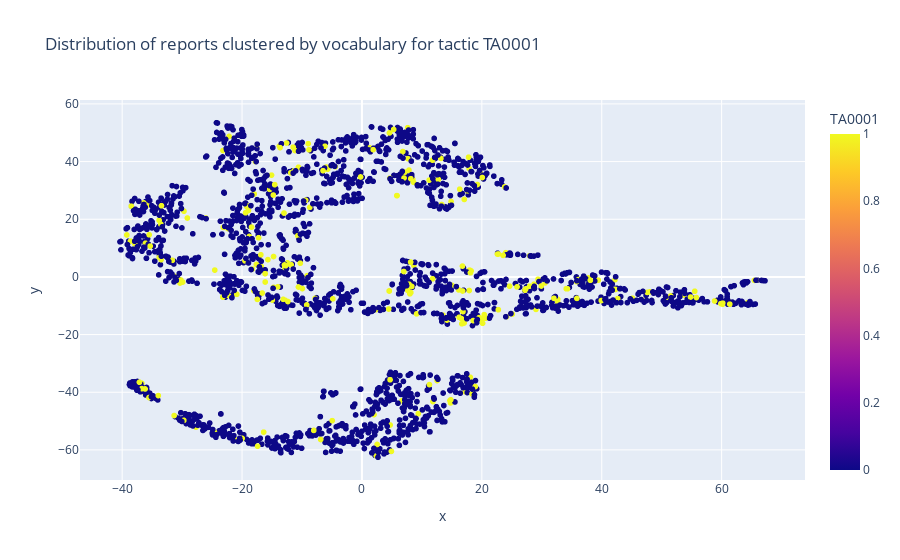

Notebook source saved alongside this figure:
### Code cell
# Change the tactic id to identify clusters: 

fig = px.scatter(
    df_embeddings, x ='x', y ='y',
    color='TA0001', labels={'color': 'TA0001'},
    hover_data=['x'], title = 'Distribution of reports clustered by vocabulary for tactic TA0001')
fig.show()

# yellow = has tactic
# blue = doesn't have tactic 
# vocabulary associated with this tactic is quite sparse

### Figure 1 — Plotly figure (JSON) as saved in the notebook; plotly's stock layout.template omitted (floating-point values rounded to 4 significant figures; data arrays with more than 128 entries replaced by an {"elided": "..."} marker saying what was removed)
{"data": [{"hovertemplate": "x=%{x}<br>y=%{y}<br>TA0001=%{marker.color}<extra></extra>", "legendgroup": "", "marker": {"color": {"elided": "2072 int values"}, "coloraxis": "coloraxis", "symbol": "circle"}, "mode": "markers", "name": "", "showlegend": false, "type": "scattergl", "x": {"elided": "2072 float values"}, "xaxis": "x", "y": {"elided": "2072 float values"}, "yaxis": "y"}], "layout": {"coloraxis": {"colorbar": {"title": {"text": "TA0001"}}, "colorscale": [[0, "#0d0887"], [0.1111, "#46039f"], [0.2222, "#7201a8"], [0.3333, "#9c179e"], [0.4444, "#bd3786"], [0.5556, "#d8576b"], [0.6667, "#ed7953"], [0.7778, "#fb9f3a"], [0.8889, "#fdca26"], [1, "#f0f921"]]}, "legend": {"tracegroupgap": 0}, "title": {"text": "Distribution of reports clustered by vocabulary for tactic TA0001"}, "xaxis": {"anchor": "y", "domain": [0, 1], "title": {"text": "x"}}, "yaxis": {"anchor": "x", "domain": [0, 1], "title": {"text": "y"}}}}
